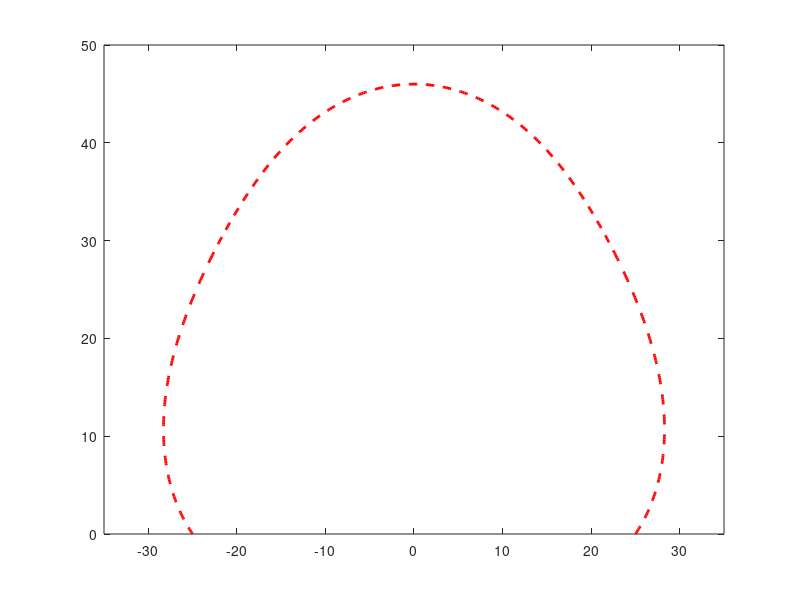

Write MATLAB code to recreate this figure. (Note: this script raises an error after producing the figure.)
L1 = 8; L4 = 8;
L2 = 15; L3 = 15;

t = [0 1 2 3 4 5 6];
tt = 0:0.01:6;
x = [25 32*cos(pi/6) 39*cos(pi/3) 0 -39*cos(pi/3) -32*cos(pi/6) -25];
y = [0 32*sin(pi/6) 39*sin(pi/3) 46 39*sin(pi/3) 32*sin(pi/6) 0];
sx = spline(t,[0,x,0],tt);
sy = spline(t,[0,y,0],tt);
%plot(x,y,'O',sx,sy);
theta = [180 120 60 0 -60 -120 -180];
theta1 = [56.4427,23.1301,-3.0579,0,3.0579,-23.1301,-56.4427];
theta2 = [67.1146,73.7398,66.1158,0,-66.1158,-73.7398,-67.1146];
theta3 = [56.4427,23.1301,-3.0579,0,3.0579,-23.1301,-56.4427];
theta1 = pi*theta1/180;theta2 = pi*theta2/180;theta3 = pi*theta3/180;

s1 = spline(t,theta1,tt);
%figure;plot(t,theta1,'O',tt,s1);
s2 = spline(t,theta2,tt);
%figure;plot(t,theta2,'O',tt,s2);
s3 = spline(t,theta3,tt);
%figure;plot(t,theta3,'O',tt,s3);

x = L2*sin(s1)+L3*sin(s1+s2)+L4*sin(s1+s2+s3);
y = L1+L2*cos(s1)+L3*cos(s1+s2)+L4*cos(s1+s2+s3);


for i = 1:600
    p1 = [0 8];
    link1_end = line([8,-8],[0,0],'LineWidth',3,'Color','b');
    link1 = line([0 0],[0 8],'LineWidth',3,'Color','b');
    p2 = p1 + L2*[cos(pi/2-s1(i)),sin(pi/2-s1(i))];
    p3 = p2 + L3*[cos(pi/2-s1(i)-s2(i)),sin(pi/2-s1(i)-s2(i))];
    p4 = p3 + L4*[cos(pi/2-s1(i)-s2(i)-s3(i)),sin(pi/2-s1(i)-s2(i)-s3(i))];
    
    plot(x,y,'LineStyle','--','LineWidth',2,'Color','r');
    xlim([-35 35]);
    hold on;
    c = plot(p1(1),p1(2),'O',p2(1),p2(2),'O',p3(1),p3(2),'O',p4(1),p4(2),'O')
    
    p4l = p4 + 8*[cos(pi-s1(i)-s2(i)-s3(i)),sin(pi-s1(i)-s2(i)-s3(i))];
    p4r = p4 + 8*[cos(2*pi-s1(i)-s2(i)-s3(i)),sin(2*pi-s1(i)-s2(i)-s3(i))];
    
    
    link2 = line([0,p2(1)],[8,p2(2)],'LineWidth',3,'Color','b');
    link3 = line([p2(1),p3(1)],[p2(2),p3(2)],'LineWidth',3,'Color','b');
    link4 = line([p3(1),p4(1)],[p3(2),p4(2)],'LineWidth',3,'Color','b');
    link4_end = line([p4l(1),p4r(1)],[p4l(2),p4r(2)],'LineWidth',3,'Color','b');
    pause(0.000001);
    if i<600
        delete(link2);
        delete(link3);
        delete(link4);
        delete(link4_end);
        delete(c);
    end
end

for i=1:51
    [image,map]=frame2im(frames(i+1));
    [im,map2]=rgb2ind(image,128);
    if i==1
        imwrite(im,map2,'move_pic.gif','gif','writeMode','overwrite','delaytime',dt,'loopcount',inf);
    else
        imwrite(im,map2,'move_pic.gif','gif','writeMode','append','delaytime',dt);
    end
end



